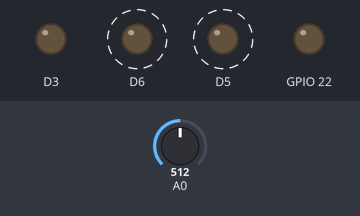
The sketch below on a simulated ESP8266 (NodeMCU). On the bench: output pins drawn as LEDs (lit = HIGH). Dashed ring = blinking. The inputs (shaded band) are chosen by the test bench; at power-on: A0 = 512. What the sketch prints to the serial monitor is not drawn.

Above: at 0.5 s.
Timing chart, 0 to 3.0 s (numbered marks = the images above):
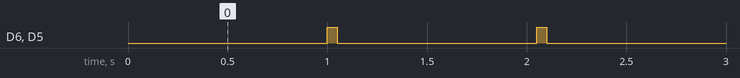

Measured:
- by itself, D6, D5: alternates HIGH for 0.05 s and LOW for 1.0 s

The sketch:

les_1_Extra_opdracht.ino
```cpp
void setup() {
  // put your setup code here, to run once:
  Serial.begin(115200);

  pinMode(D3, OUTPUT);
  pinMode(D5, OUTPUT);
  pinMode(D6, OUTPUT);

}

void loop() {
  // put your main code here, to run repeatedly:
  Serial.println("E R E R");
  delay(1000);

  analogRead(D3); // read the input pin
  analogWrite(22, 0 / 4); // analogRead values go from 0 to 1023,  analogWrite values from 0 to 255


  // D3, D5, D6
  digitalWrite(D5, HIGH);
  digitalWrite(D5, HIGH);
  digitalWrite(D6, HIGH);
  delay(50);
  digitalWrite(D5, LOW);
  digitalWrite(D6, LOW);


}
```
